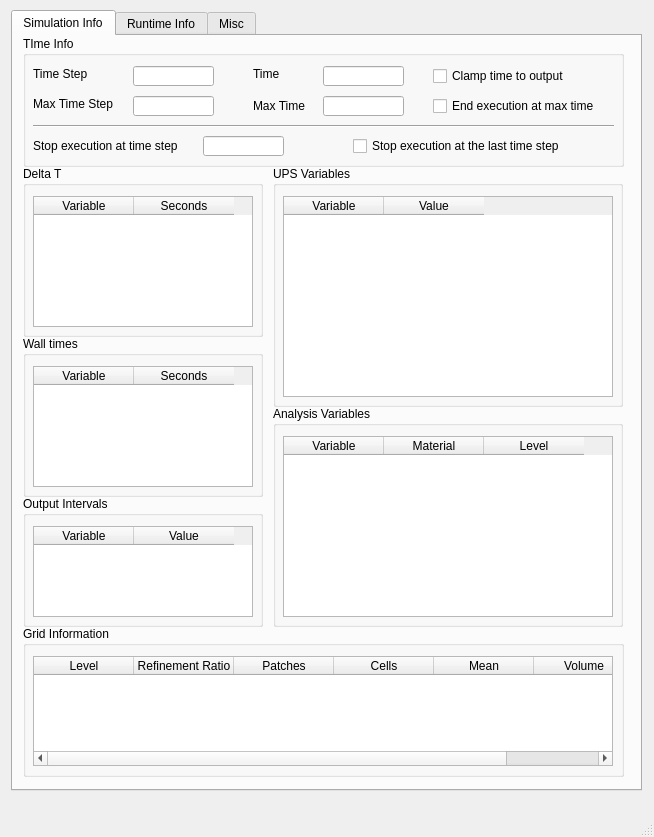
<?xml version="1.0" encoding="UTF-8"?>
<ui version="4.0">
 <class>MainWindow</class>
 <widget class="QMainWindow" name="MainWindow">
  <property name="geometry">
   <rect>
    <x>0</x>
    <y>0</y>
    <width>654</width>
    <height>837</height>
   </rect>
  </property>
  <property name="windowTitle">
   <string>MainWindow</string>
  </property>
  <widget class="QWidget" name="centralwidget">
   <widget class="QTabWidget" name="tabWidget">
    <property name="geometry">
     <rect>
      <x>11</x>
      <y>10</y>
      <width>631</width>
      <height>781</height>
     </rect>
    </property>
    <property name="currentIndex">
     <number>0</number>
    </property>
    <widget class="QWidget" name="tab">
     <attribute name="title">
      <string>Simulation Info</string>
     </attribute>
     <widget class="QGroupBox" name="TimeInfoGroupBox">
      <property name="geometry">
       <rect>
        <x>10</x>
        <y>0</y>
        <width>601</width>
        <height>131</height>
       </rect>
      </property>
      <property name="title">
       <string>TIme Info</string>
      </property>
      <widget class="QLineEdit" name="MaxTime">
       <property name="geometry">
        <rect>
         <x>300</x>
         <y>60</y>
         <width>81</width>
         <height>20</height>
        </rect>
       </property>
      </widget>
      <widget class="QLabel" name="MaxTimeLabel">
       <property name="geometry">
        <rect>
         <x>230</x>
         <y>60</y>
         <width>100</width>
         <height>20</height>
        </rect>
       </property>
       <property name="text">
        <string>Max Time</string>
       </property>
      </widget>
      <widget class="QLabel" name="TimeStepLabel">
       <property name="geometry">
        <rect>
         <x>10</x>
         <y>30</y>
         <width>100</width>
         <height>15</height>
        </rect>
       </property>
       <property name="text">
        <string>Time Step</string>
       </property>
      </widget>
      <widget class="QLineEdit" name="TimeStep">
       <property name="geometry">
        <rect>
         <x>110</x>
         <y>30</y>
         <width>81</width>
         <height>20</height>
        </rect>
       </property>
      </widget>
      <widget class="QLineEdit" name="Time">
       <property name="geometry">
        <rect>
         <x>300</x>
         <y>30</y>
         <width>81</width>
         <height>20</height>
        </rect>
       </property>
      </widget>
      <widget class="QLabel" name="TimeLabel">
       <property name="geometry">
        <rect>
         <x>230</x>
         <y>30</y>
         <width>60</width>
         <height>15</height>
        </rect>
       </property>
       <property name="text">
        <string>Time</string>
       </property>
      </widget>
      <widget class="QLabel" name="TimeStepLabel_2">
       <property name="geometry">
        <rect>
         <x>10</x>
         <y>60</y>
         <width>100</width>
         <height>15</height>
        </rect>
       </property>
       <property name="text">
        <string>Max Time Step</string>
       </property>
      </widget>
      <widget class="QLineEdit" name="MaxTimeStep">
       <property name="geometry">
        <rect>
         <x>110</x>
         <y>60</y>
         <width>81</width>
         <height>20</height>
        </rect>
       </property>
      </widget>
      <widget class="QCheckBox" name="EndOnMaxTime">
       <property name="geometry">
        <rect>
         <x>410</x>
         <y>60</y>
         <width>191</width>
         <height>20</height>
        </rect>
       </property>
       <property name="text">
        <string>End execution at max time</string>
       </property>
      </widget>
      <widget class="QCheckBox" name="ClampTimestepsToOutput">
       <property name="geometry">
        <rect>
         <x>410</x>
         <y>30</y>
         <width>181</width>
         <height>20</height>
        </rect>
       </property>
       <property name="text">
        <string>Clamp time to output</string>
       </property>
      </widget>
      <widget class="QLabel" name="StopATimeStepLabel">
       <property name="geometry">
        <rect>
         <x>10</x>
         <y>100</y>
         <width>170</width>
         <height>20</height>
        </rect>
       </property>
       <property name="text">
        <string>Stop execution at time step</string>
       </property>
      </widget>
      <widget class="QLineEdit" name="StopAtTimeStep">
       <property name="geometry">
        <rect>
         <x>180</x>
         <y>100</y>
         <width>81</width>
         <height>20</height>
        </rect>
       </property>
      </widget>
      <widget class="QCheckBox" name="StopAtLastTimeStep">
       <property name="geometry">
        <rect>
         <x>330</x>
         <y>100</y>
         <width>250</width>
         <height>20</height>
        </rect>
       </property>
       <property name="text">
        <string>Stop execution at the last time step</string>
       </property>
      </widget>
      <widget class="Line" name="line">
       <property name="geometry">
        <rect>
         <x>10</x>
         <y>80</y>
         <width>581</width>
         <height>20</height>
        </rect>
       </property>
       <property name="orientation">
        <enum>Qt::Horizontal</enum>
       </property>
      </widget>
     </widget>
     <widget class="QGroupBox" name="OutputIntervalGroupBox">
      <property name="geometry">
       <rect>
        <x>10</x>
        <y>460</y>
        <width>240</width>
        <height>131</height>
       </rect>
      </property>
      <property name="title">
       <string>Output Intervals</string>
      </property>
      <widget class="QTableWidget" name="OutputIntervalVariableTable">
       <property name="geometry">
        <rect>
         <x>10</x>
         <y>30</y>
         <width>220</width>
         <height>91</height>
        </rect>
       </property>
       <column>
        <property name="text">
         <string>Variable</string>
        </property>
       </column>
       <column>
        <property name="text">
         <string>Value</string>
        </property>
       </column>
      </widget>
     </widget>
     <widget class="QGroupBox" name="GridInfoGroupBox">
      <property name="geometry">
       <rect>
        <x>10</x>
        <y>590</y>
        <width>601</width>
        <height>151</height>
       </rect>
      </property>
      <property name="title">
       <string>Grid Information</string>
      </property>
      <widget class="QTableWidget" name="GridInfoTable">
       <property name="geometry">
        <rect>
         <x>10</x>
         <y>30</y>
         <width>580</width>
         <height>110</height>
        </rect>
       </property>
       <column>
        <property name="text">
         <string>Level</string>
        </property>
       </column>
       <column>
        <property name="text">
         <string>Refinement Ratio</string>
        </property>
       </column>
       <column>
        <property name="text">
         <string>Patches</string>
        </property>
       </column>
       <column>
        <property name="text">
         <string>Cells</string>
        </property>
       </column>
       <column>
        <property name="text">
         <string>Mean</string>
        </property>
       </column>
       <column>
        <property name="text">
         <string>Volume</string>
        </property>
       </column>
      </widget>
     </widget>
     <widget class="QGroupBox" name="AnalysisVariableGroupBox">
      <property name="geometry">
       <rect>
        <x>260</x>
        <y>370</y>
        <width>350</width>
        <height>221</height>
       </rect>
      </property>
      <property name="title">
       <string>Analysis Variables</string>
      </property>
      <widget class="QTableWidget" name="AnalysisVariableTable">
       <property name="geometry">
        <rect>
         <x>10</x>
         <y>30</y>
         <width>330</width>
         <height>181</height>
        </rect>
       </property>
       <column>
        <property name="text">
         <string>Variable</string>
        </property>
       </column>
       <column>
        <property name="text">
         <string>Material</string>
        </property>
       </column>
       <column>
        <property name="text">
         <string>Level</string>
        </property>
       </column>
      </widget>
     </widget>
     <widget class="QGroupBox" name="UPSVariableGroupBox">
      <property name="geometry">
       <rect>
        <x>260</x>
        <y>130</y>
        <width>350</width>
        <height>241</height>
       </rect>
      </property>
      <property name="title">
       <string>UPS Variables</string>
      </property>
      <widget class="QTableWidget" name="UPSVariableTable">
       <property name="geometry">
        <rect>
         <x>10</x>
         <y>30</y>
         <width>330</width>
         <height>201</height>
        </rect>
       </property>
       <column>
        <property name="text">
         <string>Variable</string>
        </property>
       </column>
       <column>
        <property name="text">
         <string>Value</string>
        </property>
       </column>
      </widget>
     </widget>
     <widget class="QGroupBox" name="WallTimesGroupBox">
      <property name="geometry">
       <rect>
        <x>10</x>
        <y>300</y>
        <width>240</width>
        <height>161</height>
       </rect>
      </property>
      <property name="title">
       <string>Wall times</string>
      </property>
      <widget class="QTableWidget" name="WallTimesVariableTable">
       <property name="geometry">
        <rect>
         <x>10</x>
         <y>30</y>
         <width>220</width>
         <height>121</height>
        </rect>
       </property>
       <column>
        <property name="text">
         <string>Variable</string>
        </property>
       </column>
       <column>
        <property name="text">
         <string>Seconds</string>
        </property>
       </column>
      </widget>
     </widget>
     <widget class="QGroupBox" name="DeltaTGroupBox">
      <property name="geometry">
       <rect>
        <x>10</x>
        <y>130</y>
        <width>240</width>
        <height>171</height>
       </rect>
      </property>
      <property name="title">
       <string>Delta T</string>
      </property>
      <widget class="QTableWidget" name="DeltaTVariableTable">
       <property name="geometry">
        <rect>
         <x>10</x>
         <y>30</y>
         <width>220</width>
         <height>131</height>
        </rect>
       </property>
       <column>
        <property name="text">
         <string>Variable</string>
        </property>
       </column>
       <column>
        <property name="text">
         <string>Seconds</string>
        </property>
       </column>
      </widget>
     </widget>
    </widget>
    <widget class="QWidget" name="tab_2">
     <attribute name="title">
      <string>Runtime Info</string>
     </attribute>
     <widget class="QGroupBox" name="RuntimeStatsGroupBox">
      <property name="geometry">
       <rect>
        <x>10</x>
        <y>0</y>
        <width>600</width>
        <height>371</height>
       </rect>
      </property>
      <property name="title">
       <string>Runtime Performance Stats</string>
      </property>
      <widget class="QTableWidget" name="RuntimeStatsTable">
       <property name="geometry">
        <rect>
         <x>10</x>
         <y>30</y>
         <width>580</width>
         <height>331</height>
        </rect>
       </property>
       <column>
        <property name="text">
         <string>Variable</string>
        </property>
       </column>
       <column>
        <property name="text">
         <string>Units</string>
        </property>
       </column>
       <column>
        <property name="text">
         <string>Average</string>
        </property>
       </column>
       <column>
        <property name="text">
         <string>Maxium</string>
        </property>
       </column>
       <column>
        <property name="text">
         <string>Rank</string>
        </property>
       </column>
       <column>
        <property name="text">
         <string>%</string>
        </property>
       </column>
      </widget>
      <zorder>RuntimeStatsTable</zorder>
      <zorder>MPIStatsTable</zorder>
     </widget>
     <widget class="QGroupBox" name="MPIStatsGroupBox">
      <property name="geometry">
       <rect>
        <x>10</x>
        <y>370</y>
        <width>600</width>
        <height>371</height>
       </rect>
      </property>
      <property name="title">
       <string>MPI Performance Stats</string>
      </property>
      <widget class="QTableWidget" name="MPIStatsTable">
       <property name="geometry">
        <rect>
         <x>10</x>
         <y>30</y>
         <width>580</width>
         <height>331</height>
        </rect>
       </property>
       <column>
        <property name="text">
         <string>Variable</string>
        </property>
       </column>
       <column>
        <property name="text">
         <string>Units</string>
        </property>
       </column>
       <column>
        <property name="text">
         <string>Average</string>
        </property>
       </column>
       <column>
        <property name="text">
         <string>Maxium</string>
        </property>
       </column>
       <column>
        <property name="text">
         <string>Rank</string>
        </property>
       </column>
       <column>
        <property name="text">
         <string>%</string>
        </property>
       </column>
      </widget>
     </widget>
    </widget>
    <widget class="QWidget" name="tab_3">
     <attribute name="title">
      <string>Misc</string>
     </attribute>
     <widget class="QGroupBox" name="ImageGroupBox">
      <property name="geometry">
       <rect>
        <x>10</x>
        <y>10</y>
        <width>600</width>
        <height>70</height>
       </rect>
      </property>
      <property name="title">
       <string>Generate Images</string>
      </property>
      <property name="checkable">
       <bool>true</bool>
      </property>
      <widget class="QLabel" name="ImageFilenameLabel">
       <property name="geometry">
        <rect>
         <x>10</x>
         <y>30</y>
         <width>55</width>
         <height>15</height>
        </rect>
       </property>
       <property name="text">
        <string>Filename</string>
       </property>
      </widget>
      <widget class="QLabel" name="ImageHeightLabel">
       <property name="geometry">
        <rect>
         <x>200</x>
         <y>30</y>
         <width>55</width>
         <height>15</height>
        </rect>
       </property>
       <property name="text">
        <string>Height</string>
       </property>
      </widget>
      <widget class="QLabel" name="ImageWidthLabel">
       <property name="geometry">
        <rect>
         <x>320</x>
         <y>30</y>
         <width>55</width>
         <height>15</height>
        </rect>
       </property>
       <property name="text">
        <string>Width</string>
       </property>
      </widget>
      <widget class="QLabel" name="ImageFormatLabel">
       <property name="geometry">
        <rect>
         <x>440</x>
         <y>30</y>
         <width>55</width>
         <height>15</height>
        </rect>
       </property>
       <property name="text">
        <string>Format</string>
       </property>
      </widget>
      <widget class="QComboBox" name="ImageFormat">
       <property name="geometry">
        <rect>
         <x>490</x>
         <y>30</y>
         <width>105</width>
         <height>25</height>
        </rect>
       </property>
       <item>
        <property name="text">
         <string>BMP</string>
        </property>
       </item>
       <item>
        <property name="text">
         <string>JPEG</string>
        </property>
       </item>
       <item>
        <property name="text">
         <string notr="true">PNG</string>
        </property>
       </item>
       <item>
        <property name="text">
         <string>POVRAY</string>
        </property>
       </item>
       <item>
        <property name="text">
         <string>PPM</string>
        </property>
       </item>
       <item>
        <property name="text">
         <string>RGB</string>
        </property>
       </item>
       <item>
        <property name="text">
         <string>TIFF</string>
        </property>
       </item>
      </widget>
      <widget class="QLineEdit" name="ImageWidth">
       <property name="geometry">
        <rect>
         <x>370</x>
         <y>30</y>
         <width>60</width>
         <height>20</height>
        </rect>
       </property>
       <property name="text">
        <string>0</string>
       </property>
      </widget>
      <widget class="QLineEdit" name="ImageHeight">
       <property name="geometry">
        <rect>
         <x>250</x>
         <y>30</y>
         <width>60</width>
         <height>20</height>
        </rect>
       </property>
       <property name="text">
        <string>0</string>
       </property>
      </widget>
      <widget class="QLineEdit" name="ImageFilename">
       <property name="geometry">
        <rect>
         <x>70</x>
         <y>30</y>
         <width>120</width>
         <height>20</height>
        </rect>
       </property>
      </widget>
     </widget>
     <widget class="QGroupBox" name="InteractionGroupBox">
      <property name="geometry">
       <rect>
        <x>10</x>
        <y>80</y>
        <width>600</width>
        <height>231</height>
       </rect>
      </property>
      <property name="title">
       <string>Simulation Intereaction</string>
      </property>
      <widget class="QGroupBox" name="StateVariableGroupBox">
       <property name="geometry">
        <rect>
         <x>10</x>
         <y>20</y>
         <width>251</width>
         <height>201</height>
        </rect>
       </property>
       <property name="title">
        <string>State Variables</string>
       </property>
       <widget class="QTableWidget" name="StateVariableTable">
        <property name="geometry">
         <rect>
          <x>10</x>
          <y>30</y>
          <width>231</width>
          <height>161</height>
         </rect>
        </property>
        <column>
         <property name="text">
          <string>State Variable</string>
         </property>
        </column>
        <column>
         <property name="text">
          <string>Value</string>
         </property>
        </column>
       </widget>
      </widget>
      <widget class="QGroupBox" name="DebugStreamGroupBox">
       <property name="geometry">
        <rect>
         <x>270</x>
         <y>20</y>
         <width>321</width>
         <height>201</height>
        </rect>
       </property>
       <property name="title">
        <string>Debug Streams</string>
       </property>
       <widget class="QTableWidget" name="DebugStreamTable">
        <property name="geometry">
         <rect>
          <x>10</x>
          <y>30</y>
          <width>301</width>
          <height>161</height>
         </rect>
        </property>
        <column>
         <property name="text">
          <string>Debug Stream</string>
         </property>
        </column>
        <column>
         <property name="text">
          <string>Active</string>
         </property>
        </column>
        <column>
         <property name="text">
          <string>Stream</string>
         </property>
        </column>
       </widget>
      </widget>
     </widget>
     <widget class="QGroupBox" name="StripChartGroupBox">
      <property name="geometry">
       <rect>
        <x>10</x>
        <y>310</y>
        <width>600</width>
        <height>221</height>
       </rect>
      </property>
      <property name="title">
       <string>Strip Charts</string>
      </property>
      <widget class="QTableWidget" name="StripChartTable">
       <property name="geometry">
        <rect>
         <x>9</x>
         <y>30</y>
         <width>581</width>
         <height>180</height>
        </rect>
       </property>
       <row>
        <property name="text">
         <string>Name</string>
        </property>
       </row>
       <row>
        <property name="text">
         <string>Variable</string>
        </property>
       </row>
       <row>
        <property name="text">
         <string>Variable</string>
        </property>
       </row>
       <row>
        <property name="text">
         <string>Variable</string>
        </property>
       </row>
       <row>
        <property name="text">
         <string>Variable</string>
        </property>
       </row>
       <column>
        <property name="text">
         <string>Strip Chart 0</string>
        </property>
       </column>
       <column>
        <property name="text">
         <string>Strip Chart 1</string>
        </property>
       </column>
       <column>
        <property name="text">
         <string>Strip Chart 2</string>
        </property>
       </column>
       <column>
        <property name="text">
         <string>Strip Chart 3</string>
        </property>
       </column>
       <column>
        <property name="text">
         <string>Strip Chart 4</string>
        </property>
       </column>
      </widget>
     </widget>
    </widget>
   </widget>
  </widget>
  <widget class="QMenuBar" name="menubar">
   <property name="geometry">
    <rect>
     <x>0</x>
     <y>0</y>
     <width>654</width>
     <height>22</height>
    </rect>
   </property>
  </widget>
  <widget class="QStatusBar" name="statusbar"/>
 </widget>
 <resources/>
 <connections/>
</ui>
